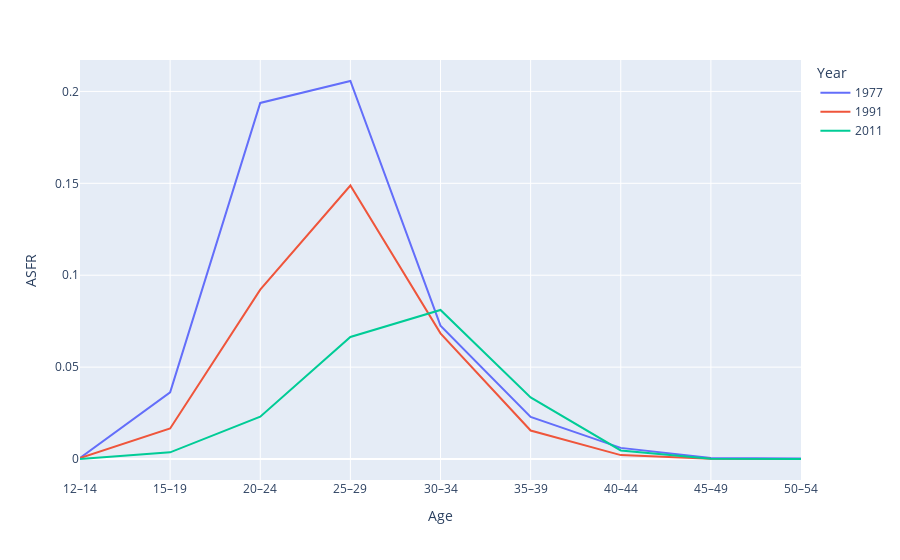

Notebook code for this chart:
### Code cell
# line chart showing the TW ASFR by year
# firstly, transform the data to long format
data_2_tw_long = data_2_tw.loc[:, ['age', 'asfr_1977', 'asfr_1991', 'asfr_2011']].melt(id_vars='age',
                                                                                       value_vars=['asfr_1977', 'asfr_1991', 'asfr_2011'],
                                                                                       var_name='year',
                                                                                       value_name='asfr')

# plot the data
fig = px.line(data_2_tw_long, x='age', y='asfr', color='year')
fig.update_yaxes(title='ASFR')
fig.update_xaxes(title='Age')
fig.update_legends(title='Year')
legend_text = {'asfr_1977':'1977', 'asfr_1991': '1991', 'asfr_2011': '2011'}
fig.for_each_trace(lambda t: t.update(name = legend_text[t.name],
                                      legendgroup = legend_text[t.name],
                                      hovertemplate = t.hovertemplate.replace(t.name, legend_text[t.name])
                                      )
                   )
fig.show()

### Figure 1 — Plotly figure (JSON) as saved in the notebook; plotly's stock layout.template omitted (floating-point values rounded to 4 significant figures)
{"data": [{"hovertemplate": "year=1977<br>age=%{x}<br>asfr=%{y}<extra></extra>", "legendgroup": "1977", "line": {"color": "#636efa", "dash": "solid"}, "marker": {"symbol": "circle"}, "mode": "lines", "name": "1977", "orientation": "v", "showlegend": true, "x": ["12–14", "15–19", "20–24", "25–29", "30–34", "35–39", "40–44", "45–49", "50–54"], "xaxis": "x", "y": [0.000626, 0.03632, 0.1937, 0.2057, 0.07255, 0.02294, 0.00606, 0.0005555, 0.0002523], "yaxis": "y", "type": "scatter"}, {"hovertemplate": "year=1991<br>age=%{x}<br>asfr=%{y}<extra></extra>", "legendgroup": "1991", "line": {"color": "#EF553B", "dash": "solid"}, "marker": {"symbol": "circle"}, "mode": "lines", "name": "1991", "orientation": "v", "showlegend": true, "x": ["12–14", "15–19", "20–24", "25–29", "30–34", "35–39", "40–44", "45–49", "50–54"], "xaxis": "x", "y": [0.0004654, 0.0166, 0.09214, 0.1488, 0.06836, 0.01553, 0.002133, 0.0001087, 6.295e-05], "yaxis": "y", "type": "scatter"}, {"hovertemplate": "year=2011<br>age=%{x}<br>asfr=%{y}<extra></extra>", "legendgroup": "2011", "line": {"color": "#00cc96", "dash": "solid"}, "marker": {"symbol": "circle"}, "mode": "lines", "name": "2011", "orientation": "v", "showlegend": true, "x": ["12–14", "15–19", "20–24", "25–29", "30–34", "35–39", "40–44", "45–49", "50–54"], "xaxis": "x", "y": [7.011e-05, 0.003645, 0.02304, 0.06643, 0.08108, 0.03356, 0.004667, 0.0001374, 1.552e-05], "yaxis": "y", "type": "scatter"}], "layout": {"xaxis": {"anchor": "y", "domain": [0.0, 1.0], "title": {"text": "Age"}}, "yaxis": {"anchor": "x", "domain": [0.0, 1.0], "title": {"text": "ASFR"}}, "legend": {"title": {"text": "Year"}, "tracegroupgap": 0}, "margin": {"t": 60}}}
